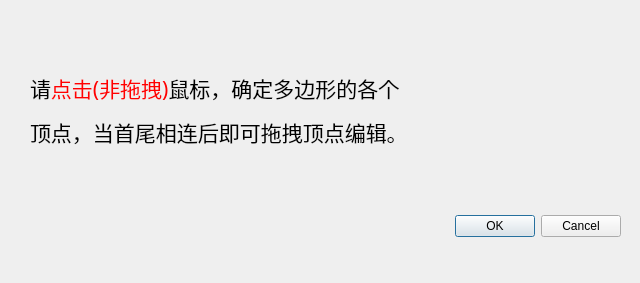
<?xml version="1.0" encoding="UTF-8"?>
<ui version="4.0">
 <class>polygon_info</class>
 <widget class="QDialog" name="polygon_info">
  <property name="geometry">
   <rect>
    <x>0</x>
    <y>0</y>
    <width>640</width>
    <height>283</height>
   </rect>
  </property>
  <property name="windowTitle">
   <string>Dialog</string>
  </property>
  <widget class="QDialogButtonBox" name="buttonBox">
   <property name="geometry">
    <rect>
     <x>0</x>
     <y>210</y>
     <width>621</width>
     <height>32</height>
    </rect>
   </property>
   <property name="orientation">
    <enum>Qt::Horizontal</enum>
   </property>
   <property name="standardButtons">
    <set>QDialogButtonBox::Cancel|QDialogButtonBox::Ok</set>
   </property>
  </widget>
  <widget class="QLabel" name="label">
   <property name="geometry">
    <rect>
     <x>30</x>
     <y>40</y>
     <width>591</width>
     <height>141</height>
    </rect>
   </property>
   <property name="font">
    <font>
     <family>Adobe Arabic</family>
     <pointsize>16</pointsize>
    </font>
   </property>
   <property name="text">
    <string>&lt;html&gt;&lt;head/&gt;&lt;body&gt;&lt;p&gt;请&lt;span style=&quot; color:#ff0000;&quot;&gt;点击(非拖拽)&lt;/span&gt;鼠标，确定多边形的各个&lt;/p&gt;&lt;p&gt;顶点，当首尾相连后即可拖拽顶点编辑。&lt;/p&gt;&lt;/body&gt;&lt;/html&gt;</string>
   </property>
  </widget>
 </widget>
 <resources/>
 <connections>
  <connection>
   <sender>buttonBox</sender>
   <signal>accepted()</signal>
   <receiver>polygon_info</receiver>
   <slot>accept()</slot>
   <hints>
    <hint type="sourcelabel">
     <x>248</x>
     <y>254</y>
    </hint>
    <hint type="destinationlabel">
     <x>157</x>
     <y>274</y>
    </hint>
   </hints>
  </connection>
  <connection>
   <sender>buttonBox</sender>
   <signal>rejected()</signal>
   <receiver>polygon_info</receiver>
   <slot>reject()</slot>
   <hints>
    <hint type="sourcelabel">
     <x>316</x>
     <y>260</y>
    </hint>
    <hint type="destinationlabel">
     <x>286</x>
     <y>274</y>
    </hint>
   </hints>
  </connection>
 </connections>
</ui>
